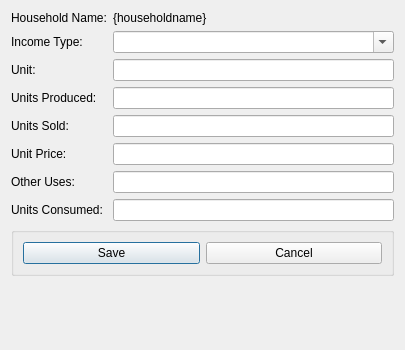
<?xml version="1.0" encoding="UTF-8"?>
<ui version="4.0">
 <class>AddHouseholdIncomeWildfoods</class>
 <widget class="QDialog" name="AddHouseholdIncomeWildfoods">
  <property name="geometry">
   <rect>
    <x>0</x>
    <y>0</y>
    <width>405</width>
    <height>350</height>
   </rect>
  </property>
  <property name="windowTitle">
   <string>Add Wildfoods Income</string>
  </property>
  <layout class="QFormLayout" name="formLayout">
   <item row="0" column="0">
    <widget class="QLabel" name="label">
     <property name="text">
      <string>Household Name:</string>
     </property>
    </widget>
   </item>
   <item row="0" column="1">
    <widget class="QLabel" name="lblHouseholdName">
     <property name="text">
      <string>{householdname}</string>
     </property>
    </widget>
   </item>
   <item row="1" column="0">
    <widget class="QLabel" name="label_2">
     <property name="text">
      <string>Income Type:</string>
     </property>
    </widget>
   </item>
   <item row="1" column="1">
    <widget class="QComboBox" name="cboIncomeType">
     <property name="editable">
      <bool>true</bool>
     </property>
    </widget>
   </item>
   <item row="2" column="0">
    <widget class="QLabel" name="label_7">
     <property name="text">
      <string>Unit:</string>
     </property>
    </widget>
   </item>
   <item row="2" column="1">
    <widget class="QLineEdit" name="txtUnitOfMeasure"/>
   </item>
   <item row="3" column="0">
    <widget class="QLabel" name="label_4">
     <property name="text">
      <string>Units Produced:</string>
     </property>
    </widget>
   </item>
   <item row="3" column="1">
    <widget class="QLineEdit" name="txtUnitsProduced"/>
   </item>
   <item row="4" column="0">
    <widget class="QLabel" name="label_3">
     <property name="text">
      <string>Units Sold:</string>
     </property>
    </widget>
   </item>
   <item row="4" column="1">
    <widget class="QLineEdit" name="txtUnitsSold"/>
   </item>
   <item row="6" column="1">
    <widget class="QLineEdit" name="txtUnitPrice"/>
   </item>
   <item row="7" column="0">
    <widget class="QLabel" name="label_8">
     <property name="text">
      <string>Other Uses:</string>
     </property>
    </widget>
   </item>
   <item row="7" column="1">
    <widget class="QLineEdit" name="txtUnitsOtherUses"/>
   </item>
   <item row="8" column="0">
    <widget class="QLabel" name="label_5">
     <property name="text">
      <string>Units Consumed:</string>
     </property>
    </widget>
   </item>
   <item row="8" column="1">
    <widget class="QLineEdit" name="txtUnitsConsumed"/>
   </item>
   <item row="9" column="0" colspan="2">
    <widget class="QGroupBox" name="groupBox">
     <property name="title">
      <string/>
     </property>
     <layout class="QHBoxLayout" name="horizontalLayout">
      <item>
       <widget class="QPushButton" name="cmdSave">
        <property name="text">
         <string>Save</string>
        </property>
        <property name="default">
         <bool>true</bool>
        </property>
       </widget>
      </item>
      <item>
       <widget class="QPushButton" name="cmdCancel">
        <property name="text">
         <string>Cancel</string>
        </property>
       </widget>
      </item>
     </layout>
    </widget>
   </item>
   <item row="6" column="0">
    <widget class="QLabel" name="label_6">
     <property name="text">
      <string>Unit Price:</string>
     </property>
    </widget>
   </item>
  </layout>
 </widget>
 <tabstops>
  <tabstop>cboIncomeType</tabstop>
  <tabstop>txtUnitOfMeasure</tabstop>
  <tabstop>txtUnitsProduced</tabstop>
  <tabstop>txtUnitsSold</tabstop>
  <tabstop>txtUnitPrice</tabstop>
  <tabstop>txtUnitsOtherUses</tabstop>
  <tabstop>txtUnitsConsumed</tabstop>
 </tabstops>
 <resources/>
 <connections>
  <connection>
   <sender>cboIncomeType</sender>
   <signal>currentIndexChanged(int)</signal>
   <receiver>AddHouseholdIncomeWildfoods</receiver>
   <slot>displayUnitOfMeasure()</slot>
   <hints>
    <hint type="sourcelabel">
     <x>326</x>
     <y>53</y>
    </hint>
    <hint type="destinationlabel">
     <x>344</x>
     <y>104</y>
    </hint>
   </hints>
  </connection>
  <connection>
   <sender>cmdSave</sender>
   <signal>clicked()</signal>
   <receiver>AddHouseholdIncomeWildfoods</receiver>
   <slot>saveIncome()</slot>
   <hints>
    <hint type="sourcelabel">
     <x>100</x>
     <y>308</y>
    </hint>
    <hint type="destinationlabel">
     <x>8</x>
     <y>281</y>
    </hint>
   </hints>
  </connection>
  <connection>
   <sender>cmdCancel</sender>
   <signal>clicked()</signal>
   <receiver>AddHouseholdIncomeWildfoods</receiver>
   <slot>mdiClose()</slot>
   <hints>
    <hint type="sourcelabel">
     <x>311</x>
     <y>302</y>
    </hint>
    <hint type="destinationlabel">
     <x>397</x>
     <y>282</y>
    </hint>
   </hints>
  </connection>
 </connections>
 <slots>
  <slot>saveIncome()</slot>
  <slot>displayUnitOfMeasure()</slot>
  <slot>mdiClose()</slot>
 </slots>
</ui>
